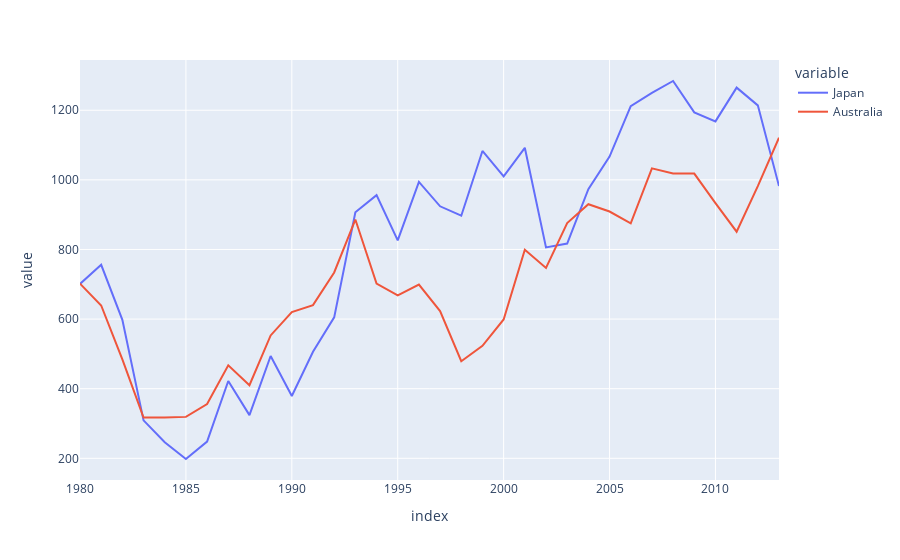

The code cell stored with this chart in its notebook:
### Code cell
country_df = df.loc[['Japan','Australia'],years].T
px.line(country_df,
              x=country_df.index,
              y=['Japan','Australia'],)

### Figure 1 — Plotly figure (JSON) as saved in the notebook; plotly's stock layout.template omitted (floating-point values rounded to 4 significant figures)
{"data": [{"hovertemplate": "variable=Japan<br>index=%{x}<br>value=%{y}<extra></extra>", "legendgroup": "Japan", "line": {"color": "#636efa", "dash": "solid"}, "marker": {"symbol": "circle"}, "mode": "lines", "name": "Japan", "orientation": "v", "showlegend": true, "type": "scatter", "x": [1980, 1981, 1982, 1983, 1984, 1985, 1986, 1987, 1988, 1989, 1990, 1991, 1992, 1993, 1994, 1995, 1996, 1997, 1998, 1999, 2000, 2001, 2002, 2003, 2004, 2005, 2006, 2007, 2008, 2009, 2010, 2011, 2012, 2013], "xaxis": "x", "y": [701, 756, 598, 309, 246, 198, 248, 422, 324, 494, 379, 506, 605, 907, 956, 826, 994, 924, 897, 1083, 1010, 1092, 806, 817, 973, 1067, 1212, 1250, 1284, 1194, 1168, 1265, 1214, 982], "yaxis": "y"}, {"hovertemplate": "variable=Australia<br>index=%{x}<br>value=%{y}<extra></extra>", "legendgroup": "Australia", "line": {"color": "#EF553B", "dash": "solid"}, "marker": {"symbol": "circle"}, "mode": "lines", "name": "Australia", "orientation": "v", "showlegend": true, "type": "scatter", "x": [1980, 1981, 1982, 1983, 1984, 1985, 1986, 1987, 1988, 1989, 1990, 1991, 1992, 1993, 1994, 1995, 1996, 1997, 1998, 1999, 2000, 2001, 2002, 2003, 2004, 2005, 2006, 2007, 2008, 2009, 2010, 2011, 2012, 2013], "xaxis": "x", "y": [702, 639, 484, 317, 317, 319, 356, 467, 410, 553, 620, 640, 734, 886, 702, 668, 699, 623, 479, 523, 599, 799, 747, 876, 930, 909, 875, 1033, 1018, 1018, 933, 851, 982, 1121], "yaxis": "y"}], "layout": {"legend": {"title": {"text": "variable"}, "tracegroupgap": 0}, "margin": {"t": 60}, "xaxis": {"anchor": "y", "domain": [0, 1], "title": {"text": "index"}}, "yaxis": {"anchor": "x", "domain": [0, 1], "title": {"text": "value"}}}}
